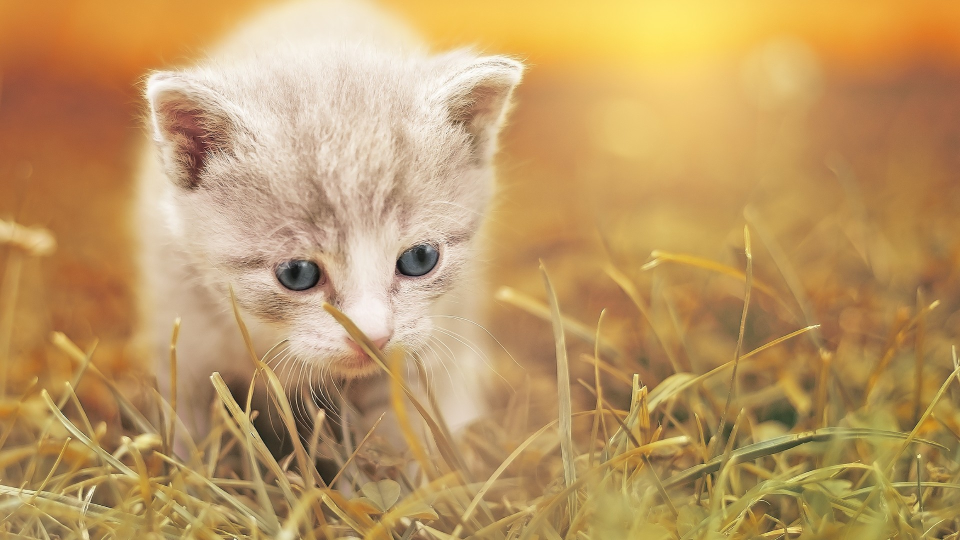
#> input picture opencv/base_use/img/cat1.jpg, 1920 x 1080 px (shown at 1/2 size)
$ jupyter execute histogram.ipynb
#> lines starting #> are read from the running program, lines starting #| are printed output that depends on the picture; after the words box and inside, x2 and y2 are one past the last pixel; in counts of white or black regions, pixels touching at a corner belong together
# 直方图
cv2.calcHist(images, channels, mask, histSize, ranges)
+ images: 原图像,dtype:uint8 or float32, 需要传入[images]
+ channels: 需要传入[channels], 如果image是灰度图, 值就是[0], 如果是彩色图像, 值可以是BGR:[0][1][2]
+ mask: 掩码, 统计整个图像指定为None, 统计一部分图像需要设定掩码
+ histSize: bins数量, 需要用[]
+ ranges: 像素值范围, 常用[0-256]

[cell 1]
import cv2
import matplotlib.pyplot as plt

[cell 2]
def imshow(name, img):
    cv2.imshow(name, img)
    cv2.waitKey(0)
    cv2.destroyAllWindows()

[cell 3]
img = cv2.imread('./img/cat1.jpg')
#> img is the input picture: shape (1080, 1920, 3); mean B, G, R 100.2, 152.9, 189.8
img = cv2.resize(img, (int(img.shape[1]/4), int(img.shape[0]/4)))
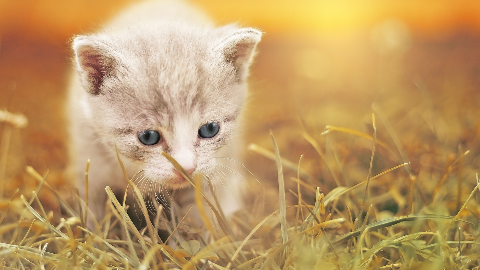
#> img: shape (270, 480, 3); mean B, G, R 100.3, 153, 189.9

[cell 4]
imshow('cat', img)

[cell 5]
img_gray = cv2.cvtColor(img, cv2.COLOR_BGR2GRAY)
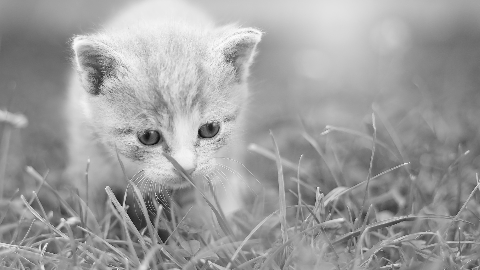
#> img_gray: shape (270, 480); min 13, max 253, mean 158
hist = cv2.calcHist([img_gray], [0], None, [256], [0, 256])
#> hist = 256 values, max 1561 at index 158, min 0 at index 0, mean 506.2

[cell 6]
print(hist.shape)
#| (256, 1)
plt.hist(img_gray.ravel(), 256, [0, 256])
plt.show()
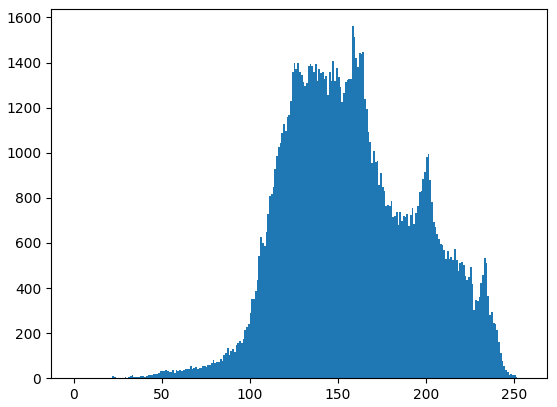
#> figure drawn by matplotlib, 1 panel; tallest bar 1561 high, from x = 158 to 159

[cell 7]
color = ('b', 'g', 'r')
for i,col in enumerate(color):
    histr = cv2.calcHist([img], [i], None, [256], [0, 256])
    plt.plot(histr, color=col)
    plt.xlim([0, 256])
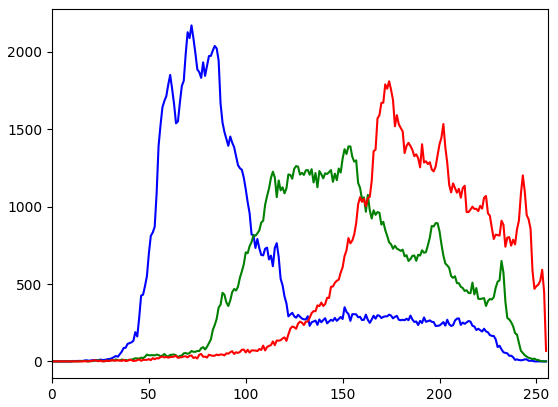
#> figure drawn by matplotlib, 1 panel; curve peaks at x = 72, y = 2171; curve peaks at x = 153, y = 1389; curve peaks at x = 174, y = 1810

## Mask

[cell 8]
import numpy as np

[cell 9]
mask = np.zeros(img.shape[:2], np.uint8)
mask[100:250, 100:400] = 255
imshow('mask', mask)
#> call 2 of imshow, with name = 'mask'
#> in imshow (call 2), `cv2.imshow(name, img)`:
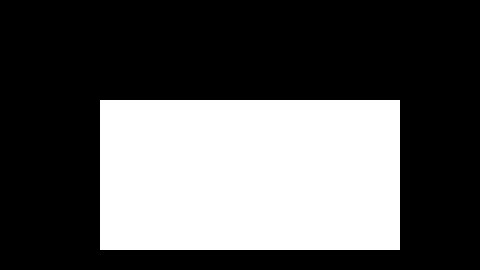
#> window 'mask': shape (270, 480); 34.7% white; 1 white region, box (x1, y1, x2, y2) and area: (100, 100, 400, 250) 45000

[cell 10]
img2 = img.copy()
img2 = cv2.cvtColor(img2, cv2.COLOR_BGR2GRAY)

[cell 11]
mask_img2 = cv2.bitwise_and(img2, img2, mask=mask)
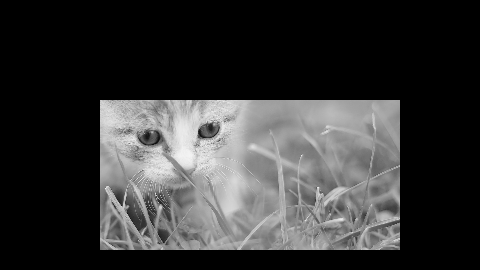
#> mask_img2: shape (270, 480); min 0, max 244, mean 53.1
imshow('mask_img2', mask_img2)

[cell 12]
hist_full = cv2.calcHist([img2], [0], None, [256], [0, 256])
#> hist_full has the same summary as hist
hist_mask = cv2.calcHist([img2], [0], mask, [256], [0, 256])
#> hist_mask = 256 values, max 750 at index 158, min 0 at index 0, mean 175.8

[cell 13]
plt.subplot(221), plt.imshow(img2, 'gray'), plt.title('cat')
plt.subplot(222), plt.imshow(mask, 'gray'), plt.title('cat_mask')
plt.subplot(223), plt.imshow(mask_img2, 'gray'), plt.title('cat_mask_img2')
plt.subplot(224), plt.plot(hist_full), plt.plot(hist_mask)
plt.title('hist_full, hist_mask')
plt.xlim([0, 256])
plt.show()
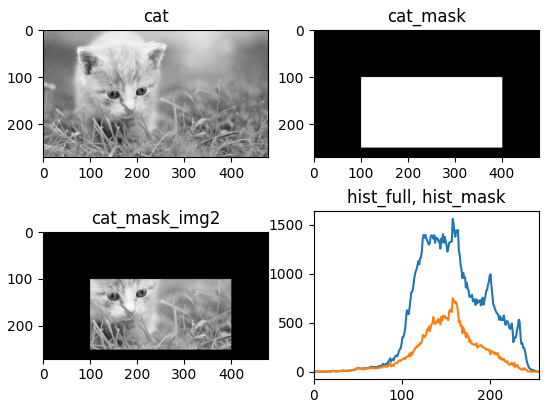
#> figure drawn by matplotlib, 4 panels; panel 4: curve peaks at x = 158, y = 1561; panel 4: curve peaks at x = 158, y = 750

## 均衡化

[cell 14]
equ = cv2.equalizeHist(img2)
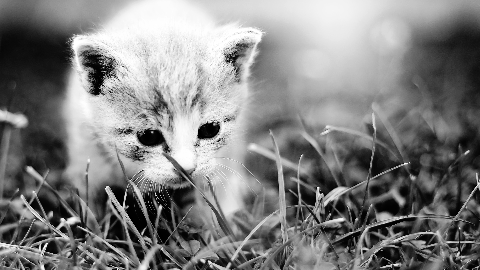
#> equ: shape (270, 480); min 0, max 255, mean 128.5
plt.hist(equ.ravel(), 256, [0, 256])
plt.show()
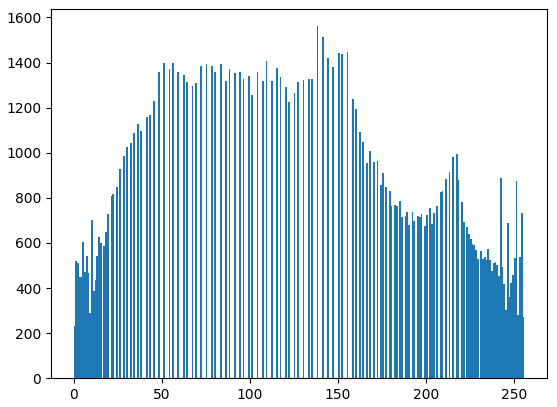
#> figure drawn by matplotlib, 1 panel; tallest bar 1561 high, from x = 138 to 139

$ run again, with opencv/base_use/img/rabbit1.jpg copied over opencv/base_use/img/cat1.jpg
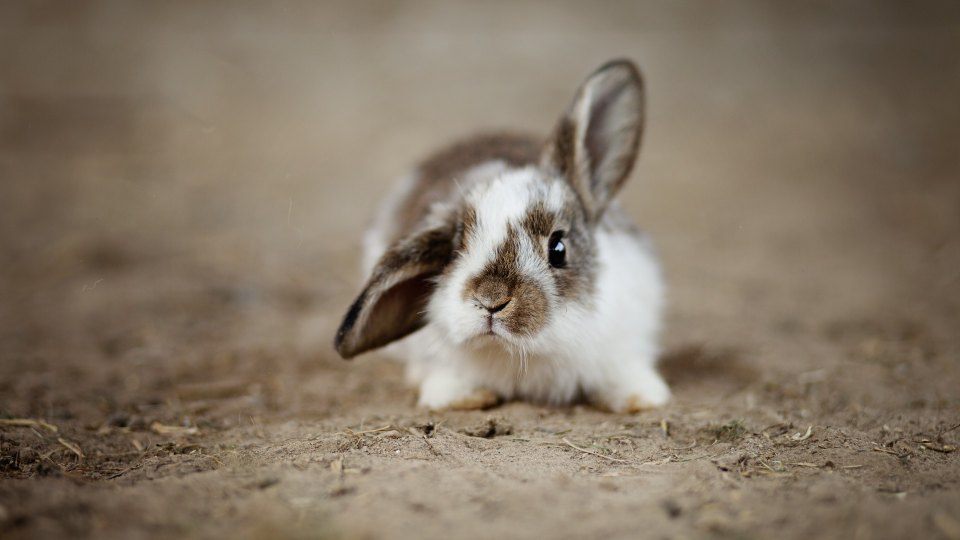
#> input picture opencv/base_use/img/rabbit1.jpg, 1920 x 1080 px (shown at 1/2 size)
#> img is the input picture: shape (1080, 1920, 3); mean B, G, R 101.6, 118.2, 131.8
#> img: shape (270, 480, 3)
#> hist = 256 values, max 1655 at index 131, min 0 at index 0, mean 506.2
#| (256, 1)
#> `mask_img2 = cv2.bitwise_and(img2, img2, mask=mask)`:
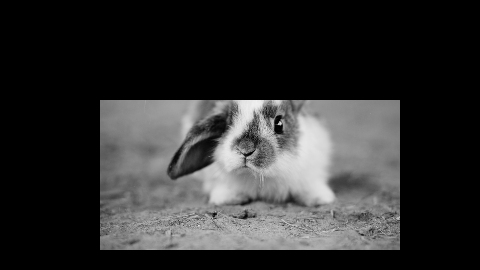
#> mask_img2: shape (270, 480); min 0, max 239, mean 47.7
#> hist_full has the same summary as hist
#> hist_mask = 256 values, max 787 at index 133, min 0 at index 0, mean 175.8
#> `plt.show()`:
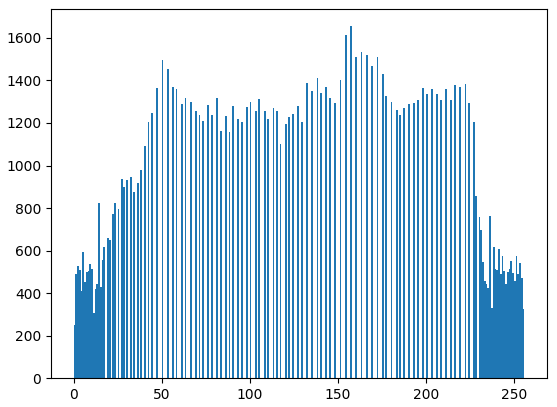
#> figure drawn by matplotlib, 1 panel; tallest bar 1655 high, from x = 157 to 158
